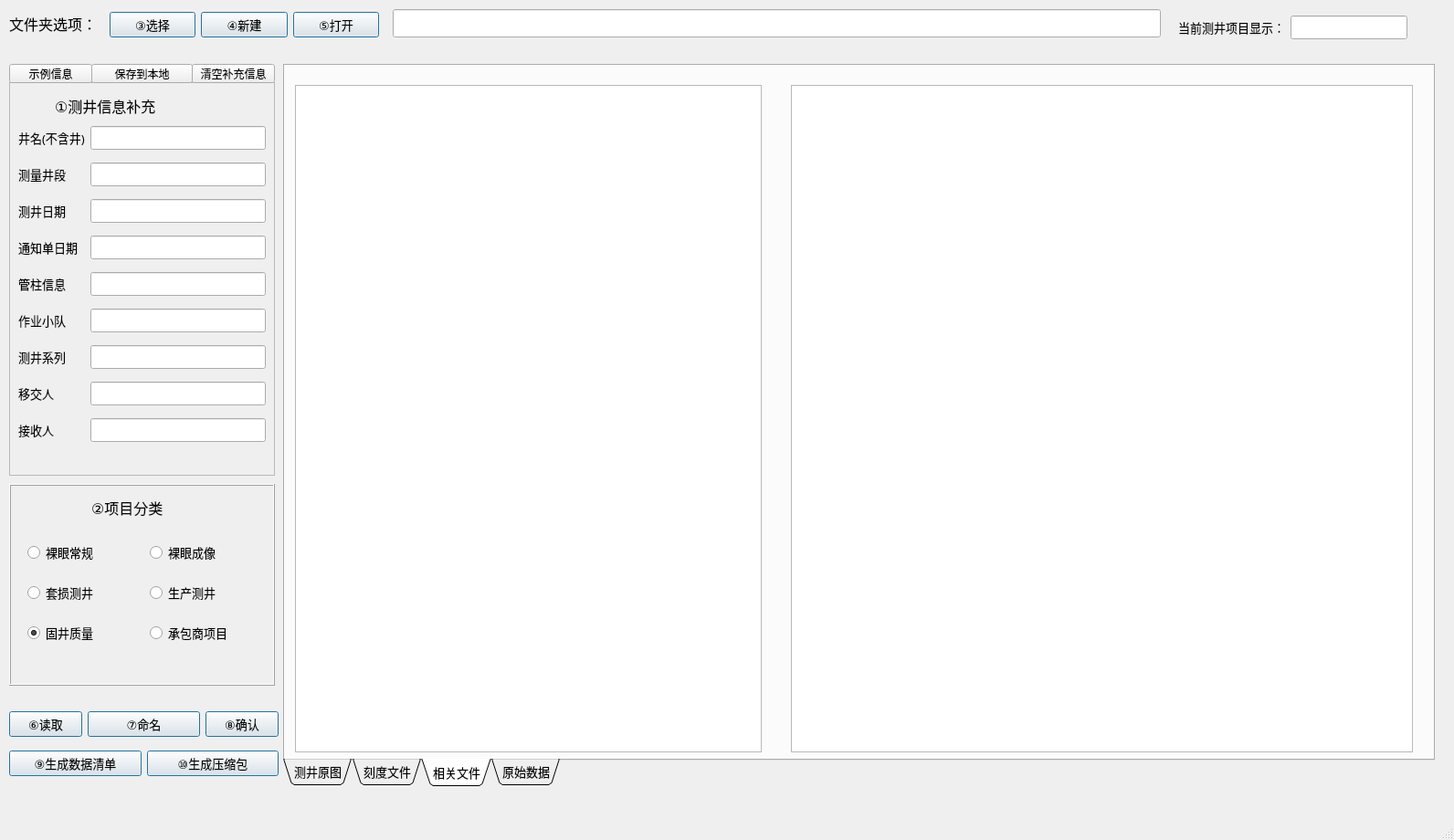
<?xml version="1.0" encoding="UTF-8"?>
<ui version="4.0">
 <class>MainWindow</class>
 <widget class="QMainWindow" name="MainWindow">
  <property name="windowModality">
   <enum>Qt::ApplicationModal</enum>
  </property>
  <property name="geometry">
   <rect>
    <x>0</x>
    <y>0</y>
    <width>1592</width>
    <height>920</height>
   </rect>
  </property>
  <property name="minimumSize">
   <size>
    <width>1592</width>
    <height>920</height>
   </size>
  </property>
  <property name="sizeIncrement">
   <size>
    <width>-1</width>
    <height>0</height>
   </size>
  </property>
  <property name="focusPolicy">
   <enum>Qt::TabFocus</enum>
  </property>
  <property name="windowTitle">
   <string>西南分公司测井原始资料文件命名工具</string>
  </property>
  <property name="autoFillBackground">
   <bool>true</bool>
  </property>
  <widget class="QWidget" name="centralwidget">
   <widget class="QLineEdit" name="lineEdit_6">
    <property name="geometry">
     <rect>
      <x>430</x>
      <y>10</y>
      <width>841</width>
      <height>31</height>
     </rect>
    </property>
    <property name="font">
     <font>
      <family>等线</family>
      <pointsize>10</pointsize>
      <weight>50</weight>
      <bold>false</bold>
     </font>
    </property>
   </widget>
   <widget class="QFrame" name="frame">
    <property name="geometry">
     <rect>
      <x>10</x>
      <y>90</y>
      <width>291</width>
      <height>431</height>
     </rect>
    </property>
    <property name="font">
     <font>
      <family>等线</family>
      <pointsize>10</pointsize>
      <weight>50</weight>
      <bold>false</bold>
     </font>
    </property>
    <property name="frameShape">
     <enum>QFrame::StyledPanel</enum>
    </property>
    <property name="frameShadow">
     <enum>QFrame::Sunken</enum>
    </property>
    <widget class="QWidget" name="layoutWidget">
     <property name="geometry">
      <rect>
       <x>10</x>
       <y>40</y>
       <width>271</width>
       <height>371</height>
      </rect>
     </property>
     <property name="font">
      <font>
       <family>等线</family>
       <pointsize>10</pointsize>
       <weight>50</weight>
       <bold>false</bold>
      </font>
     </property>
     <layout class="QGridLayout" name="gridLayout">
      <item row="4" column="1">
       <widget class="QLineEdit" name="lineEdit_5">
        <property name="font">
         <font>
          <family>等线</family>
          <pointsize>10</pointsize>
          <weight>50</weight>
          <bold>false</bold>
         </font>
        </property>
       </widget>
      </item>
      <item row="2" column="0">
       <widget class="QLabel" name="label_3">
        <property name="font">
         <font>
          <family>等线</family>
          <pointsize>10</pointsize>
          <weight>50</weight>
          <bold>false</bold>
         </font>
        </property>
        <property name="text">
         <string>测井日期</string>
        </property>
       </widget>
      </item>
      <item row="4" column="0">
       <widget class="QLabel" name="label_5">
        <property name="font">
         <font>
          <family>等线</family>
          <pointsize>10</pointsize>
          <weight>50</weight>
          <bold>false</bold>
         </font>
        </property>
        <property name="text">
         <string>管柱信息</string>
        </property>
       </widget>
      </item>
      <item row="8" column="0">
       <widget class="QLabel" name="label_13">
        <property name="font">
         <font>
          <family>等线</family>
          <pointsize>10</pointsize>
          <weight>50</weight>
          <bold>false</bold>
         </font>
        </property>
        <property name="text">
         <string>接收人</string>
        </property>
       </widget>
      </item>
      <item row="3" column="1">
       <widget class="QLineEdit" name="lineEdit_4">
        <property name="font">
         <font>
          <family>等线</family>
          <pointsize>10</pointsize>
          <weight>50</weight>
          <bold>false</bold>
         </font>
        </property>
       </widget>
      </item>
      <item row="5" column="0">
       <widget class="QLabel" name="label_11">
        <property name="font">
         <font>
          <family>等线</family>
          <pointsize>10</pointsize>
          <weight>50</weight>
          <bold>false</bold>
         </font>
        </property>
        <property name="text">
         <string>作业小队</string>
        </property>
       </widget>
      </item>
      <item row="0" column="0">
       <widget class="QLabel" name="label">
        <property name="font">
         <font>
          <family>等线</family>
          <pointsize>10</pointsize>
          <weight>50</weight>
          <bold>false</bold>
         </font>
        </property>
        <property name="text">
         <string>井名(不含井)</string>
        </property>
       </widget>
      </item>
      <item row="0" column="1">
       <widget class="QLineEdit" name="lineEdit">
        <property name="font">
         <font>
          <family>等线</family>
          <pointsize>10</pointsize>
          <weight>50</weight>
          <bold>false</bold>
         </font>
        </property>
       </widget>
      </item>
      <item row="1" column="0">
       <widget class="QLabel" name="label_2">
        <property name="font">
         <font>
          <family>等线</family>
          <pointsize>10</pointsize>
          <weight>50</weight>
          <bold>false</bold>
         </font>
        </property>
        <property name="text">
         <string>测量井段</string>
        </property>
       </widget>
      </item>
      <item row="1" column="1">
       <widget class="QLineEdit" name="lineEdit_2">
        <property name="font">
         <font>
          <family>等线</family>
          <pointsize>10</pointsize>
          <weight>50</weight>
          <bold>false</bold>
         </font>
        </property>
       </widget>
      </item>
      <item row="3" column="0">
       <widget class="QLabel" name="label_4">
        <property name="font">
         <font>
          <family>等线</family>
          <pointsize>10</pointsize>
          <weight>50</weight>
          <bold>false</bold>
         </font>
        </property>
        <property name="text">
         <string>通知单日期</string>
        </property>
       </widget>
      </item>
      <item row="7" column="0">
       <widget class="QLabel" name="label_12">
        <property name="font">
         <font>
          <family>等线</family>
          <pointsize>10</pointsize>
          <weight>50</weight>
          <bold>false</bold>
         </font>
        </property>
        <property name="text">
         <string>移交人</string>
        </property>
       </widget>
      </item>
      <item row="2" column="1">
       <widget class="QLineEdit" name="lineEdit_3">
        <property name="font">
         <font>
          <family>等线</family>
          <pointsize>10</pointsize>
          <weight>50</weight>
          <bold>false</bold>
         </font>
        </property>
       </widget>
      </item>
      <item row="6" column="0">
       <widget class="QLabel" name="label_14">
        <property name="font">
         <font>
          <family>等线</family>
          <pointsize>10</pointsize>
          <weight>50</weight>
          <bold>false</bold>
         </font>
        </property>
        <property name="text">
         <string>测井系列</string>
        </property>
       </widget>
      </item>
      <item row="5" column="1">
       <widget class="QLineEdit" name="lineEdit_7">
        <property name="font">
         <font>
          <family>等线</family>
          <pointsize>10</pointsize>
          <weight>50</weight>
          <bold>false</bold>
         </font>
        </property>
       </widget>
      </item>
      <item row="6" column="1">
       <widget class="QLineEdit" name="lineEdit_8">
        <property name="font">
         <font>
          <family>等线</family>
          <pointsize>10</pointsize>
          <weight>50</weight>
          <bold>false</bold>
         </font>
        </property>
       </widget>
      </item>
      <item row="7" column="1">
       <widget class="QLineEdit" name="lineEdit_9">
        <property name="font">
         <font>
          <family>等线</family>
          <pointsize>10</pointsize>
          <weight>50</weight>
          <bold>false</bold>
         </font>
        </property>
       </widget>
      </item>
      <item row="8" column="1">
       <widget class="QLineEdit" name="lineEdit_10">
        <property name="font">
         <font>
          <family>等线</family>
          <pointsize>10</pointsize>
          <weight>50</weight>
          <bold>false</bold>
         </font>
        </property>
       </widget>
      </item>
     </layout>
    </widget>
    <widget class="QLabel" name="label_10">
     <property name="geometry">
      <rect>
       <x>50</x>
       <y>10</y>
       <width>151</width>
       <height>31</height>
      </rect>
     </property>
     <property name="font">
      <font>
       <family>等线</family>
       <pointsize>12</pointsize>
       <weight>50</weight>
       <italic>false</italic>
       <bold>false</bold>
      </font>
     </property>
     <property name="styleSheet">
      <string notr="true"/>
     </property>
     <property name="frameShadow">
      <enum>QFrame::Sunken</enum>
     </property>
     <property name="text">
      <string>①测井信息补充</string>
     </property>
     <property name="textFormat">
      <enum>Qt::PlainText</enum>
     </property>
    </widget>
   </widget>
   <widget class="QTabWidget" name="tabWidget_2">
    <property name="geometry">
     <rect>
      <x>310</x>
      <y>70</y>
      <width>1261</width>
      <height>791</height>
     </rect>
    </property>
    <property name="font">
     <font>
      <family>等线</family>
      <pointsize>10</pointsize>
      <weight>50</weight>
      <bold>false</bold>
     </font>
    </property>
    <property name="autoFillBackground">
     <bool>false</bool>
    </property>
    <property name="tabPosition">
     <enum>QTabWidget::South</enum>
    </property>
    <property name="tabShape">
     <enum>QTabWidget::Triangular</enum>
    </property>
    <property name="currentIndex">
     <number>2</number>
    </property>
    <property name="elideMode">
     <enum>Qt::ElideNone</enum>
    </property>
    <property name="documentMode">
     <bool>false</bool>
    </property>
    <property name="movable">
     <bool>false</bool>
    </property>
    <property name="tabBarAutoHide">
     <bool>false</bool>
    </property>
    <widget class="QWidget" name="tab_3">
     <attribute name="title">
      <string>测井原图</string>
     </attribute>
     <widget class="QTableWidget" name="tableWidget_2">
      <property name="geometry">
       <rect>
        <x>550</x>
        <y>20</y>
        <width>691</width>
        <height>731</height>
       </rect>
      </property>
      <property name="font">
       <font>
        <family>微软雅黑</family>
        <pointsize>10</pointsize>
        <weight>50</weight>
        <bold>false</bold>
       </font>
      </property>
     </widget>
     <widget class="QTableWidget" name="tableWidget">
      <property name="geometry">
       <rect>
        <x>11</x>
        <y>21</y>
        <width>511</width>
        <height>731</height>
       </rect>
      </property>
      <property name="font">
       <font>
        <family>微软雅黑</family>
        <pointsize>10</pointsize>
        <weight>50</weight>
        <bold>false</bold>
       </font>
      </property>
     </widget>
    </widget>
    <widget class="QWidget" name="tab_4">
     <attribute name="title">
      <string>刻度文件</string>
     </attribute>
     <widget class="QTableWidget" name="tableWidget_4">
      <property name="geometry">
       <rect>
        <x>554</x>
        <y>21</y>
        <width>681</width>
        <height>731</height>
       </rect>
      </property>
      <property name="font">
       <font>
        <family>微软雅黑</family>
        <pointsize>10</pointsize>
        <weight>50</weight>
        <bold>false</bold>
       </font>
      </property>
     </widget>
     <widget class="QTableWidget" name="tableWidget_3">
      <property name="geometry">
       <rect>
        <x>11</x>
        <y>21</y>
        <width>511</width>
        <height>731</height>
       </rect>
      </property>
      <property name="font">
       <font>
        <family>微软雅黑</family>
        <pointsize>10</pointsize>
        <weight>50</weight>
        <bold>false</bold>
       </font>
      </property>
     </widget>
    </widget>
    <widget class="QWidget" name="tab_5">
     <attribute name="title">
      <string>相关文件</string>
     </attribute>
     <widget class="QTableWidget" name="tableWidget_6">
      <property name="geometry">
       <rect>
        <x>554</x>
        <y>21</y>
        <width>681</width>
        <height>731</height>
       </rect>
      </property>
      <property name="font">
       <font>
        <family>微软雅黑</family>
        <pointsize>10</pointsize>
        <weight>50</weight>
        <bold>false</bold>
       </font>
      </property>
     </widget>
     <widget class="QTableWidget" name="tableWidget_5">
      <property name="geometry">
       <rect>
        <x>11</x>
        <y>21</y>
        <width>511</width>
        <height>731</height>
       </rect>
      </property>
      <property name="font">
       <font>
        <family>微软雅黑</family>
        <pointsize>10</pointsize>
        <weight>50</weight>
        <bold>false</bold>
       </font>
      </property>
     </widget>
    </widget>
    <widget class="QWidget" name="tab_6">
     <attribute name="title">
      <string>原始数据</string>
     </attribute>
     <widget class="QTableWidget" name="tableWidget_8">
      <property name="geometry">
       <rect>
        <x>554</x>
        <y>21</y>
        <width>681</width>
        <height>731</height>
       </rect>
      </property>
      <property name="font">
       <font>
        <family>等线</family>
        <pointsize>10</pointsize>
        <weight>50</weight>
        <bold>false</bold>
       </font>
      </property>
     </widget>
     <widget class="QTableWidget" name="tableWidget_7">
      <property name="geometry">
       <rect>
        <x>11</x>
        <y>21</y>
        <width>511</width>
        <height>731</height>
       </rect>
      </property>
      <property name="font">
       <font>
        <family>等线</family>
        <pointsize>10</pointsize>
        <weight>50</weight>
        <bold>false</bold>
       </font>
      </property>
     </widget>
    </widget>
   </widget>
   <widget class="QPushButton" name="originize_info_button">
    <property name="geometry">
     <rect>
      <x>10</x>
      <y>70</y>
      <width>91</width>
      <height>21</height>
     </rect>
    </property>
    <property name="font">
     <font>
      <family>等线</family>
      <weight>50</weight>
      <bold>false</bold>
     </font>
    </property>
    <property name="text">
     <string>示例信息</string>
    </property>
   </widget>
   <widget class="QPushButton" name="save_info_button">
    <property name="geometry">
     <rect>
      <x>100</x>
      <y>70</y>
      <width>111</width>
      <height>21</height>
     </rect>
    </property>
    <property name="font">
     <font>
      <family>等线</family>
      <weight>50</weight>
      <bold>false</bold>
     </font>
    </property>
    <property name="text">
     <string>保存到本地</string>
    </property>
   </widget>
   <widget class="QLabel" name="label_15">
    <property name="geometry">
     <rect>
      <x>10</x>
      <y>10</y>
      <width>121</width>
      <height>31</height>
     </rect>
    </property>
    <property name="font">
     <font>
      <family>等线</family>
      <pointsize>12</pointsize>
      <weight>50</weight>
      <italic>false</italic>
      <bold>false</bold>
     </font>
    </property>
    <property name="styleSheet">
     <string notr="true"/>
    </property>
    <property name="frameShadow">
     <enum>QFrame::Sunken</enum>
    </property>
    <property name="text">
     <string>文件夹选项：</string>
    </property>
    <property name="textFormat">
     <enum>Qt::PlainText</enum>
    </property>
   </widget>
   <widget class="QWidget" name="layoutWidget">
    <property name="geometry">
     <rect>
      <x>120</x>
      <y>10</y>
      <width>295</width>
      <height>35</height>
     </rect>
    </property>
    <property name="font">
     <font>
      <family>等线</family>
      <weight>50</weight>
      <bold>false</bold>
     </font>
    </property>
    <layout class="QGridLayout" name="gridLayout_2">
     <item row="0" column="0">
      <widget class="QPushButton" name="select_dir_button">
       <property name="font">
        <font>
         <family>等线</family>
         <pointsize>10</pointsize>
         <weight>50</weight>
         <bold>false</bold>
        </font>
       </property>
       <property name="text">
        <string>③选择</string>
       </property>
       <property name="default">
        <bool>true</bool>
       </property>
      </widget>
     </item>
     <item row="0" column="1">
      <widget class="QPushButton" name="create_dir_button">
       <property name="font">
        <font>
         <family>等线</family>
         <pointsize>10</pointsize>
         <weight>50</weight>
         <bold>false</bold>
        </font>
       </property>
       <property name="text">
        <string>④新建</string>
       </property>
       <property name="default">
        <bool>true</bool>
       </property>
      </widget>
     </item>
     <item row="0" column="2">
      <widget class="QPushButton" name="open_dir_button">
       <property name="font">
        <font>
         <family>等线</family>
         <pointsize>10</pointsize>
         <weight>50</weight>
         <bold>false</bold>
        </font>
       </property>
       <property name="text">
        <string>⑤打开</string>
       </property>
       <property name="default">
        <bool>true</bool>
       </property>
      </widget>
     </item>
    </layout>
   </widget>
   <widget class="QFrame" name="frame_3">
    <property name="geometry">
     <rect>
      <x>10</x>
      <y>530</y>
      <width>291</width>
      <height>221</height>
     </rect>
    </property>
    <property name="frameShape">
     <enum>QFrame::Box</enum>
    </property>
    <property name="frameShadow">
     <enum>QFrame::Raised</enum>
    </property>
    <widget class="QLabel" name="label_24">
     <property name="geometry">
      <rect>
       <x>90</x>
       <y>10</y>
       <width>111</width>
       <height>31</height>
      </rect>
     </property>
     <property name="font">
      <font>
       <family>等线</family>
       <pointsize>12</pointsize>
       <weight>50</weight>
       <italic>false</italic>
       <bold>false</bold>
      </font>
     </property>
     <property name="styleSheet">
      <string notr="true"/>
     </property>
     <property name="frameShadow">
      <enum>QFrame::Sunken</enum>
     </property>
     <property name="text">
      <string>②项目分类</string>
     </property>
     <property name="textFormat">
      <enum>Qt::PlainText</enum>
     </property>
    </widget>
    <widget class="QWidget" name="layoutWidget">
     <property name="geometry">
      <rect>
       <x>20</x>
       <y>50</y>
       <width>261</width>
       <height>141</height>
      </rect>
     </property>
     <layout class="QGridLayout" name="gridLayout_5">
      <item row="1" column="0">
       <widget class="QRadioButton" name="radioButton">
        <property name="font">
         <font>
          <family>等线</family>
          <pointsize>10</pointsize>
         </font>
        </property>
        <property name="text">
         <string>裸眼常规</string>
        </property>
       </widget>
      </item>
      <item row="2" column="0">
       <widget class="QRadioButton" name="radioButton_3">
        <property name="font">
         <font>
          <family>等线</family>
          <pointsize>10</pointsize>
         </font>
        </property>
        <property name="text">
         <string>套损测井</string>
        </property>
        <property name="checked">
         <bool>false</bool>
        </property>
       </widget>
      </item>
      <item row="1" column="1">
       <widget class="QRadioButton" name="radioButton_2">
        <property name="font">
         <font>
          <family>等线</family>
          <pointsize>10</pointsize>
         </font>
        </property>
        <property name="text">
         <string>裸眼成像</string>
        </property>
       </widget>
      </item>
      <item row="2" column="1">
       <widget class="QRadioButton" name="radioButton_4">
        <property name="font">
         <font>
          <family>等线</family>
          <pointsize>10</pointsize>
         </font>
        </property>
        <property name="text">
         <string>生产测井</string>
        </property>
       </widget>
      </item>
      <item row="3" column="1">
       <widget class="QRadioButton" name="radioButton_6">
        <property name="font">
         <font>
          <family>等线</family>
          <pointsize>10</pointsize>
         </font>
        </property>
        <property name="text">
         <string>承包商项目</string>
        </property>
       </widget>
      </item>
      <item row="3" column="0">
       <widget class="QRadioButton" name="radioButton_5">
        <property name="font">
         <font>
          <family>等线</family>
          <pointsize>10</pointsize>
         </font>
        </property>
        <property name="text">
         <string>固井质量</string>
        </property>
        <property name="checked">
         <bool>true</bool>
        </property>
       </widget>
      </item>
     </layout>
    </widget>
   </widget>
   <widget class="QWidget" name="layoutWidget">
    <property name="geometry">
     <rect>
      <x>1290</x>
      <y>10</y>
      <width>251</width>
      <height>41</height>
     </rect>
    </property>
    <layout class="QGridLayout" name="gridLayout_6">
     <item row="0" column="0">
      <widget class="QLabel" name="label_17">
       <property name="font">
        <font>
         <family>等线</family>
         <pointsize>10</pointsize>
         <weight>50</weight>
         <bold>false</bold>
        </font>
       </property>
       <property name="text">
        <string>当前测井项目显示：</string>
       </property>
      </widget>
     </item>
     <item row="0" column="1">
      <widget class="QLineEdit" name="lineEdit_11">
       <property name="font">
        <font>
         <family>等线</family>
         <pointsize>10</pointsize>
         <weight>50</weight>
         <bold>false</bold>
        </font>
       </property>
      </widget>
     </item>
    </layout>
   </widget>
   <widget class="QWidget" name="layoutWidget">
    <property name="geometry">
     <rect>
      <x>10</x>
      <y>770</y>
      <width>295</width>
      <height>91</height>
     </rect>
    </property>
    <layout class="QGridLayout" name="gridLayout_3">
     <item row="0" column="0">
      <widget class="QPushButton" name="refresh_button">
       <property name="font">
        <font>
         <family>等线</family>
         <pointsize>10</pointsize>
         <weight>50</weight>
         <bold>false</bold>
        </font>
       </property>
       <property name="text">
        <string>⑥读取</string>
       </property>
       <property name="default">
        <bool>true</bool>
       </property>
       <property name="flat">
        <bool>false</bool>
       </property>
      </widget>
     </item>
     <item row="0" column="1" colspan="2">
      <widget class="QPushButton" name="auto_rename_button">
       <property name="font">
        <font>
         <family>等线</family>
         <pointsize>10</pointsize>
         <weight>50</weight>
         <bold>false</bold>
        </font>
       </property>
       <property name="text">
        <string>⑦命名</string>
       </property>
       <property name="autoDefault">
        <bool>false</bool>
       </property>
       <property name="default">
        <bool>true</bool>
       </property>
      </widget>
     </item>
     <item row="0" column="3">
      <widget class="QPushButton" name="confirm_button">
       <property name="font">
        <font>
         <family>等线</family>
         <pointsize>10</pointsize>
         <weight>50</weight>
         <bold>false</bold>
        </font>
       </property>
       <property name="text">
        <string>⑧确认</string>
       </property>
       <property name="default">
        <bool>true</bool>
       </property>
      </widget>
     </item>
     <item row="1" column="0" colspan="2">
      <widget class="QPushButton" name="generate_file_list_button">
       <property name="font">
        <font>
         <family>等线</family>
         <pointsize>10</pointsize>
         <weight>50</weight>
         <bold>false</bold>
        </font>
       </property>
       <property name="text">
        <string>⑨生成数据清单</string>
       </property>
       <property name="default">
        <bool>true</bool>
       </property>
      </widget>
     </item>
     <item row="1" column="2" colspan="2">
      <widget class="QPushButton" name="compress_and_rename_button">
       <property name="font">
        <font>
         <family>等线</family>
         <pointsize>10</pointsize>
         <weight>50</weight>
         <bold>false</bold>
        </font>
       </property>
       <property name="text">
        <string>⑩生成压缩包</string>
       </property>
       <property name="default">
        <bool>true</bool>
       </property>
      </widget>
     </item>
    </layout>
   </widget>
   <widget class="QPushButton" name="clear_info_button">
    <property name="geometry">
     <rect>
      <x>210</x>
      <y>70</y>
      <width>91</width>
      <height>21</height>
     </rect>
    </property>
    <property name="font">
     <font>
      <family>等线</family>
      <weight>50</weight>
      <bold>false</bold>
     </font>
    </property>
    <property name="text">
     <string>清空补充信息</string>
    </property>
   </widget>
  </widget>
  <widget class="QMenuBar" name="menubar">
   <property name="geometry">
    <rect>
     <x>0</x>
     <y>0</y>
     <width>1592</width>
     <height>22</height>
    </rect>
   </property>
  </widget>
  <widget class="QStatusBar" name="statusbar"/>
 </widget>
 <resources/>
 <connections/>
</ui>
